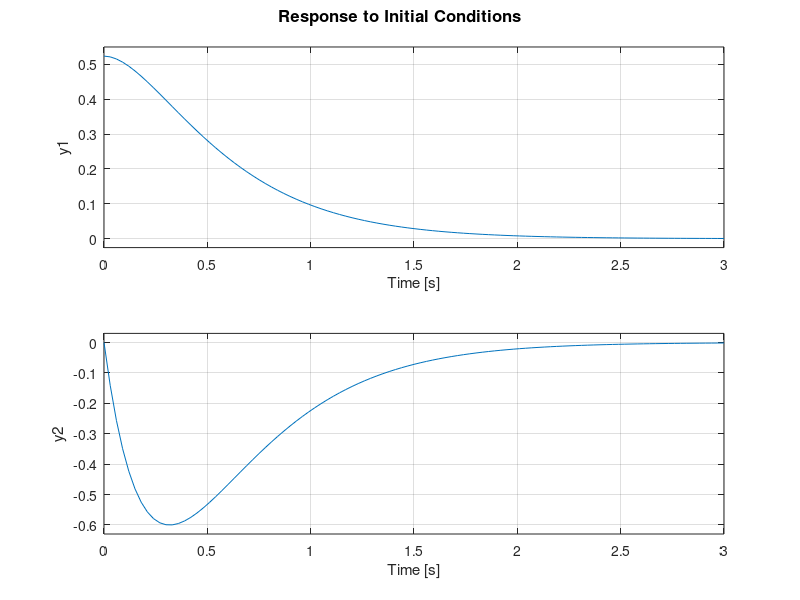

This chart was generated by the following MATLAB code: (Note: this script raises an error after producing the figure.)
% Lab 7
% Pendulum on a cart - supervisory control example
%% Linearization around the upper (unstable) position

m = 1;  % [ kg ]
g = 9.81;   % [ m s^2 ]
L = 1;  % [ m ]

% x = [theta; dtheta]

A = [0 1;g/L 0];
B = [0; 1/L];
C = eye(2);
D = 0;

plant = ss(A, B, C, D);

Q = eye(2);
R = 1;
N = zeros(2,1);

% The system is observable, therefore we can use LQR
[K, S, e] = lqr(plant, Q, R, N);

ctrl = ss(0, zeros(1,2), 0, K);
ctrlplant = feedback(plant, ctrl);
initial(ctrlplant, [pi/6, 0, 0])

%% Original (nonlinear system) with nonlinear supervisory control

T = 7;
Ts = 0.05;
t = 0:Ts:T;
N = numel(t);
X = zeros(2, N);
U = zeros(1, N);
X(:, 1) = [0 ; 10];
Eref = m * g * L;
mode = NaN(1, N);
P = 1;

umax = 20;

for k = 2:N
    theta = X(1, k-1);
    dtheta = X(2, k-1);
%     Supervisory control, local/global controller selection
    if abs(wrapToPi(theta)) < pi / 6 && abs(dtheta) < 2
        u = max([-umax, min([umax, -K * wrapToPi(X(:, k-1))])]);
        mode(k) = 1;
    else
%     Energy shaping 
        Etilde = Eref - m * L^2 * dtheta^2 / 2 - m * g * L * cos(theta);
        u = max([-umax, min([umax, P * dtheta * cos(theta) * Etilde])]);
        mode(k) = 0;
    end
    
    U(k) = u;
    [~, y] = ode45(@(~, x) pendcartODE(t(k), x, u, [g, L]), [0, Ts], X(:, k-1));
    X(:, k) = y(end, :)';
end

plotstates(t, X, U, mode)

function plotstates(t, X, U, mode)
    subplot 311
    plot(t, X(1,:))
    ylabel('\theta (rad)')
    subplot 312
    plot(t, X(2,:))
    ylabel('d\theta (rad/s)')
    subplot 313
    scatter(t(mode == 1), U(mode == 1), 'b')
    hold on
    scatter(t(mode == 0), U(mode == 0), 'r')
    ylabel('u (m s^{-2})')
    xlabel('Time (s)')
end

function xdot = pendcartODE(t, x, u, params)
    theta = x(1);
    dtheta = x(2);
    
    g = params(1);
    L = params(2);
    
    xdot = zeros(2,1);
    
    xdot(1) = dtheta;
    xdot(2) = g/L * sin(theta) + 1 / L * cos(theta) * u;
end